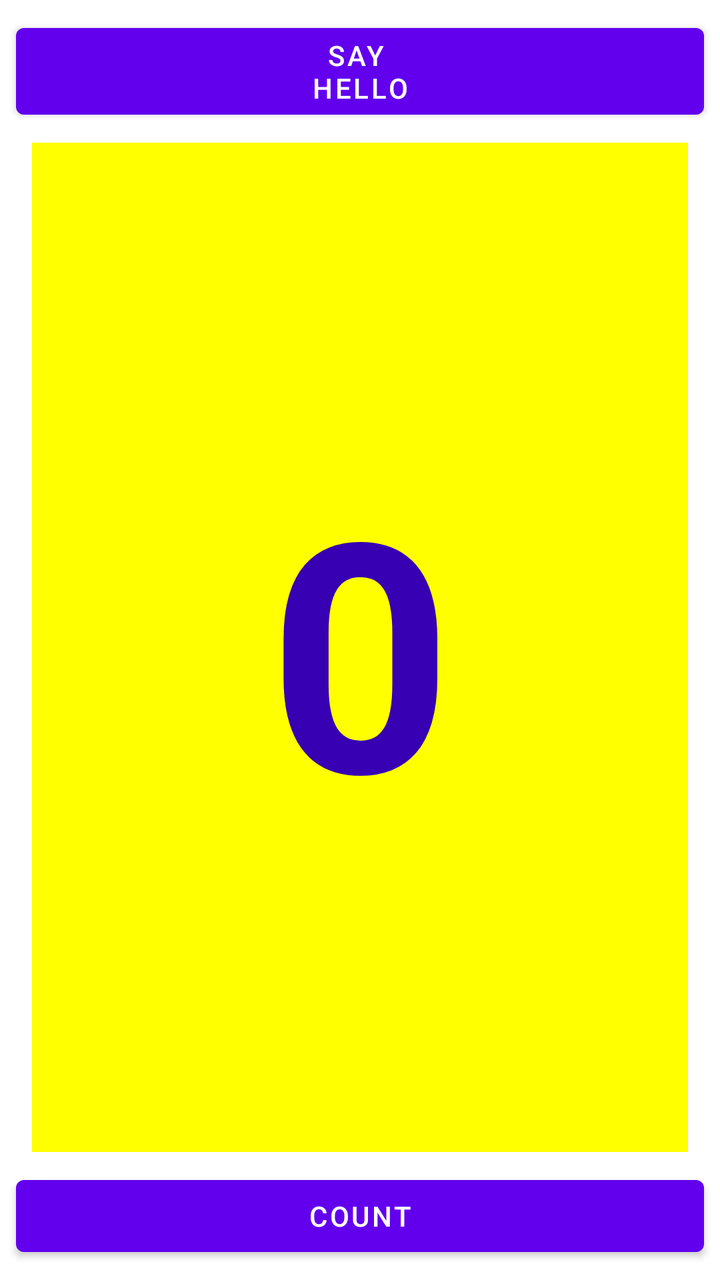
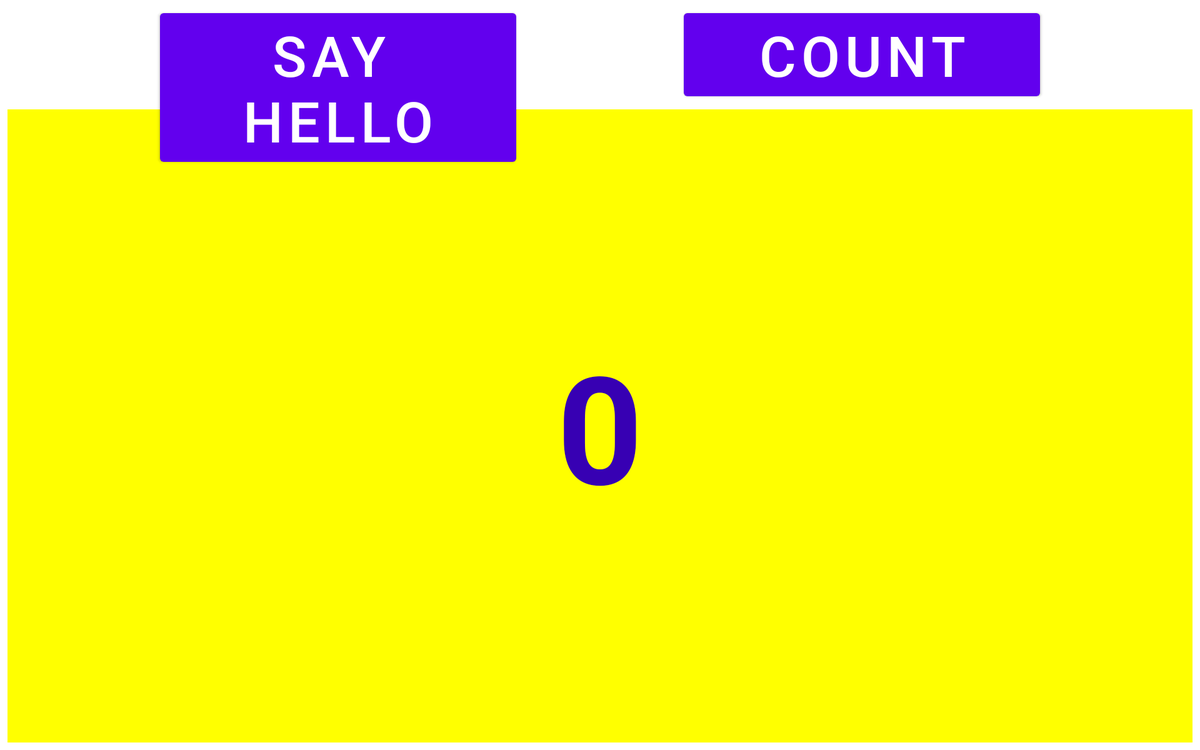

The same Android screen from two of the app's own layout files: first res/layout/ as a phone draws it, then the repository's variant for another configuration, drawn on a device whose configuration selects that folder. Both files follow.
<!-- AndroidManifest.xml: application theme Theme.Andersen_2 -->
<!-- res/layout/activity_lesson_one_two.xml -->
<?xml version="1.0" encoding="utf-8"?>
<layout xmlns:app="http://schemas.android.com/apk/res-auto"
    xmlns:tools="http://schemas.android.com/tools"
    xmlns:android="http://schemas.android.com/apk/res/android">
    <androidx.constraintlayout.widget.ConstraintLayout
        android:layout_width="match_parent"
        android:layout_height="match_parent"
        tools:context=".lessonOneTwo.LessonOneTwo">

        <Button
            android:id="@+id/button_toast"
            android:layout_width="match_parent"
            android:layout_height="wrap_content"
            android:layout_margin="8dp"
            android:layout_marginStart="8dp"
            android:layout_marginTop="8dp"
            android:layout_marginEnd="8dp"
            android:contentDescription="@string/toast_message"
            android:text="@string/button_label_toast"
            app:layout_constraintEnd_toEndOf="parent"
            app:layout_constraintStart_toStartOf="parent"
            app:layout_constraintTop_toTopOf="parent" />

        <TextView
            android:id="@+id/show_count"
            android:layout_width="match_parent"
            android:layout_height="0dp"
            android:layout_marginStart="16dp"
            android:layout_marginTop="8dp"
            android:layout_marginEnd="16dp"
            android:layout_marginBottom="8dp"
            android:layout_weight="1"
            android:background="@color/yellow"
            android:gravity="center"
            android:text="@string/count_initial_value"
            android:textAlignment="center"
            android:textColor="@color/purple_700"
            android:textSize="160sp"
            android:textStyle="bold"
            app:layout_constraintBottom_toTopOf="@+id/button_count"
            app:layout_constraintEnd_toEndOf="parent"
            app:layout_constraintStart_toStartOf="parent"
            app:layout_constraintTop_toBottomOf="@+id/button_toast" />

        <Button
            android:id="@+id/button_count"
            android:layout_width="match_parent"
            android:layout_height="wrap_content"
            android:layout_margin="8dp"
            android:layout_marginStart="8dp"
            android:layout_marginEnd="8dp"
            android:layout_marginBottom="8dp"
            android:contentDescription="@string/button_label_count"
            android:text="@string/button_label_count"
            app:layout_constraintBottom_toBottomOf="parent"
            app:layout_constraintEnd_toEndOf="parent"
            app:layout_constraintStart_toStartOf="parent" />
    </androidx.constraintlayout.widget.ConstraintLayout>

</layout>
<!-- resources referenced by this layout -->
<resources>
  <color name="purple_700">#FF3700B3</color>
  <color name="yellow">#FFFF00</color>
  <string name="button_label_count">Count</string>
  <string name="button_label_toast">Say \nHello</string>
  <string name="count_initial_value">0</string>
  <string name="toast_message">Hello Count</string>
  <style name="Theme.Andersen_2" parent="Theme.MaterialComponents.DayNight.DarkActionBar">
          
          <item name="colorPrimary">@color/purple_500</item>
          <item name="colorPrimaryVariant">@color/purple_700</item>
          <item name="colorOnPrimary">@color/white</item>
          
          <item name="colorSecondary">@color/teal_200</item>
          <item name="colorSecondaryVariant">@color/teal_700</item>
          <item name="colorOnSecondary">@color/black</item>
          
          <item name="android:statusBarColor" tools:targetApi="l">?attr/colorPrimaryVariant</item>
          
      </style>
  <color name="purple_500">#FF6200EE</color>
  <color name="white">#FFFFFFFF</color>
  <color name="teal_200">#FF03DAC5</color>
  <color name="teal_700">#FF018786</color>
  <color name="black">#FF000000</color>
</resources>
<!-- res/layout-xlarge/activity_lesson_one_two.xml (the repository's variant of the layout above) -->
<!-- drawn on a large tablet held sideways -->
<?xml version="1.0" encoding="utf-8"?>
<layout xmlns:tools="http://schemas.android.com/tools"
    xmlns:app="http://schemas.android.com/apk/res-auto"
    xmlns:android="http://schemas.android.com/apk/res/android">
    <androidx.constraintlayout.widget.ConstraintLayout
        android:layout_width="match_parent"
        android:layout_height="match_parent"
        tools:context=".lessonOneTwo.LessonOneTwo">

        <Button
            android:id="@+id/button_toast"
            android:layout_width="380dp"
            android:layout_height="wrap_content"
            android:layout_margin="8dp"
            android:layout_marginStart="8dp"
            android:layout_marginTop="8dp"
            android:layout_marginEnd="8dp"
            android:text="@string/button_label_toast"
            android:textSize="60sp"
            app:layout_constraintEnd_toStartOf="@+id/button_count"
            app:layout_constraintStart_toStartOf="parent"
            app:layout_constraintTop_toTopOf="parent" />

        <TextView
            android:id="@+id/show_count"
            android:layout_width="0dp"
            android:layout_height="0dp"
            android:layout_marginStart="8dp"
            android:layout_marginTop="8dp"
            android:layout_marginEnd="8dp"
            android:layout_marginBottom="8dp"
            android:background="@color/yellow"
            android:gravity="center"
            android:text="@string/count_initial_value"
            android:textAlignment="center"
            android:textColor="@color/purple_700"
            android:textSize="160sp"
            android:textStyle="bold"
            app:layout_constraintBottom_toBottomOf="parent"
            app:layout_constraintEnd_toEndOf="parent"
            app:layout_constraintStart_toStartOf="parent"
            app:layout_constraintTop_toBottomOf="@+id/button_count" />

        <Button
            android:id="@+id/button_count"
            android:layout_width="380dp"
            android:layout_height="wrap_content"
            android:layout_margin="8dp"
            android:layout_marginStart="8dp"
            android:layout_marginEnd="8dp"
            android:text="@string/button_label_count"
            android:textSize="60sp"
            app:layout_constraintBaseline_toBaselineOf="@+id/button_toast"
            app:layout_constraintEnd_toEndOf="parent"
            app:layout_constraintStart_toEndOf="@+id/button_toast" />

    </androidx.constraintlayout.widget.ConstraintLayout>
</layout>
<!-- resources referenced by the variant -->
<!-- as a large tablet held sideways resolves them -->
<resources>
  <color name="purple_700">#FF3700B3</color>
  <color name="yellow">#FFFF00</color>
  <string name="button_label_count">Count</string>
  <string name="button_label_toast">Say \nHello</string>
  <string name="count_initial_value">0</string>
  <style name="Theme.Andersen_2" parent="Theme.MaterialComponents.DayNight.DarkActionBar">
          
          <item name="colorPrimary">@color/purple_500</item>
          <item name="colorPrimaryVariant">@color/purple_700</item>
          <item name="colorOnPrimary">@color/white</item>
          
          <item name="colorSecondary">@color/teal_200</item>
          <item name="colorSecondaryVariant">@color/teal_700</item>
          <item name="colorOnSecondary">@color/black</item>
          
          <item name="android:statusBarColor" tools:targetApi="l">?attr/colorPrimaryVariant</item>
          
      </style>
  <color name="purple_500">#FF6200EE</color>
  <color name="white">#FFFFFFFF</color>
  <color name="teal_200">#FF03DAC5</color>
  <color name="teal_700">#FF018786</color>
  <color name="black">#FF000000</color>
</resources>
